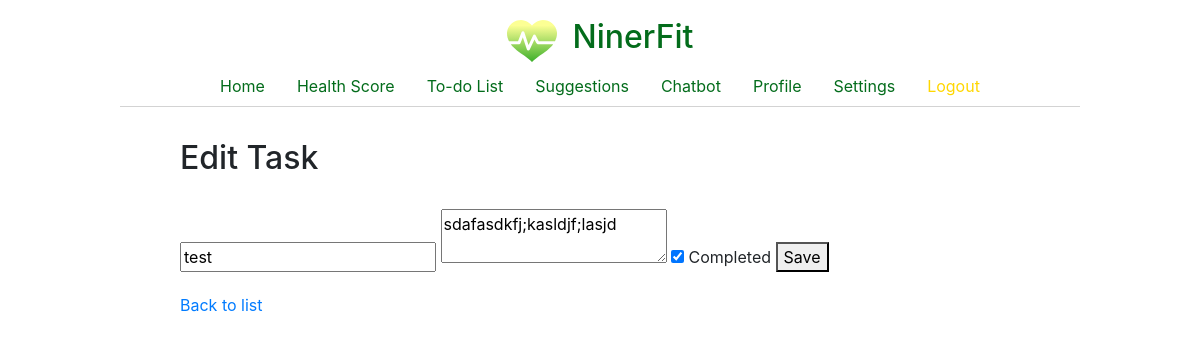
The app's page /healthscore/updatetodo/6/ (signed in) with its own data.
### HealthScore/models.py (models this page shows, shortened)
class TodoItem(models.Model):
    user = models.ForeignKey(User, on_delete=models.CASCADE)
    title = models.CharField(max_length=200)
    description = models.TextField()
    completed = models.BooleanField(default=False)
    created_at = models.DateTimeField(auto_now_add=True)
    updated_at = models.DateTimeField(auto_now=True)

### HealthScore/views.py (the view, shortened to what this page needs)
# urls.py: path('updatetodo/<int:pk>/', views.updateTodo, name='updatetodo'),
@login_required(login_url='login')
def updateTodo(request, pk):
    todo = get_object_or_404(TodoItem, id=pk, user=request.user) # Get the todo item with the given primary key and ensure it belongs to the current user
    return render(request, 'HealthScore/templates/updatetodo.html', {'todo': todo})

### HealthScore/templates/updatetodo.html (shortened to what this page needs)
{% extends 'base.html' %}
{% block content %}
<h2>Edit Task</h2>
<form method="POST">
    <input type="text" name="title" value="{{ todo.title }}" required>
    <textarea name="description">{{ todo.description }}</textarea>
    <label>
        <input type="checkbox" name="completed" {% if todo.completed %}checked{% endif %}> Completed
    </label>
    <button type="submit">Save</button>
</form>
<a href="{% url 'to-do-list' %}">Back to list</a>
{% endblock %}

### static/styles/base.css (style rules this page uses)
html, body { margin: 0; height: 100%; }
body > :not(header):not(footer) { margin: 1em 15%; }

### records on screen
TodoItem: title "test", description "sdafasdkfj;kasldjf;lasjd", completed "☑"
